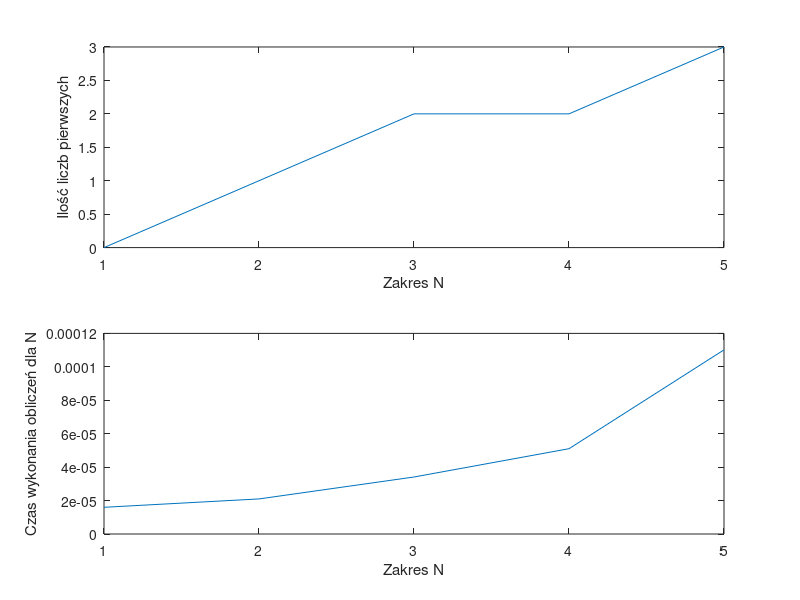

MATLAB code for this plot:
clearvars;
close all;

N = input("Podaj zakres: ");
Cp = 1:N;
Cp(:) = 0;

for k = 1:N
    tic
    for i = 1:k
        z = 0;
        for j = 1:i
            if mod(i,j) == 0
                z = z + 1;
            end
        end

        if z == 2
            Cp(i) = 1;
        end

    end
    a = toc;

    Cp_N(k) = nnz(Cp);
    Cp_t(k) = a;
end
disp("Liczby pierwsze w podanym zakresie: ")
disp(nnz(Cp));

subplot(211);
plot(Cp_N);
xlabel("Zakres N");
ylabel("Ilość liczb pierwszych");

subplot(212);
plot(Cp_t);
xlabel("Zakres N");
ylabel("Czas wykonania obliczeń dla N");
